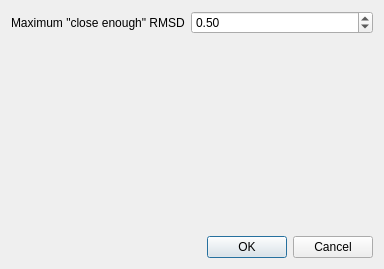
<?xml version="1.0" encoding="UTF-8"?>
<ui version="4.0">
 <class>AssignmentParametersDlg</class>
 <widget class="QDialog" name="AssignmentParametersDlg">
  <property name="geometry">
   <rect>
    <x>0</x>
    <y>0</y>
    <width>384</width>
    <height>269</height>
   </rect>
  </property>
  <property name="windowTitle">
   <string>Assignment parameters</string>
  </property>
  <layout class="QVBoxLayout" name="verticalLayout">
   <item>
    <layout class="QFormLayout" name="formLayout">
     <item row="0" column="0">
      <widget class="QLabel" name="qle_maxCloseEnoughRmsd">
       <property name="text">
        <string>Maximum &quot;close enough&quot; RMSD</string>
       </property>
      </widget>
     </item>
     <item row="0" column="1">
      <widget class="QDoubleSpinBox" name="qdspb_maxCloseEnoughRmsd">
       <property name="sizePolicy">
        <sizepolicy hsizetype="MinimumExpanding" vsizetype="Fixed">
         <horstretch>0</horstretch>
         <verstretch>0</verstretch>
        </sizepolicy>
       </property>
       <property name="minimum">
        <double>0.010000000000000</double>
       </property>
       <property name="singleStep">
        <double>0.010000000000000</double>
       </property>
       <property name="value">
        <double>0.500000000000000</double>
       </property>
      </widget>
     </item>
    </layout>
   </item>
   <item>
    <widget class="QDialogButtonBox" name="buttonBox">
     <property name="orientation">
      <enum>Qt::Horizontal</enum>
     </property>
     <property name="standardButtons">
      <set>QDialogButtonBox::Cancel|QDialogButtonBox::Ok</set>
     </property>
     <property name="centerButtons">
      <bool>false</bool>
     </property>
    </widget>
   </item>
  </layout>
 </widget>
 <resources/>
 <connections>
  <connection>
   <sender>buttonBox</sender>
   <signal>accepted()</signal>
   <receiver>AssignmentParametersDlg</receiver>
   <slot>accept()</slot>
   <hints>
    <hint type="sourcelabel">
     <x>248</x>
     <y>254</y>
    </hint>
    <hint type="destinationlabel">
     <x>157</x>
     <y>274</y>
    </hint>
   </hints>
  </connection>
  <connection>
   <sender>buttonBox</sender>
   <signal>rejected()</signal>
   <receiver>AssignmentParametersDlg</receiver>
   <slot>reject()</slot>
   <hints>
    <hint type="sourcelabel">
     <x>316</x>
     <y>260</y>
    </hint>
    <hint type="destinationlabel">
     <x>286</x>
     <y>274</y>
    </hint>
   </hints>
  </connection>
 </connections>
</ui>
